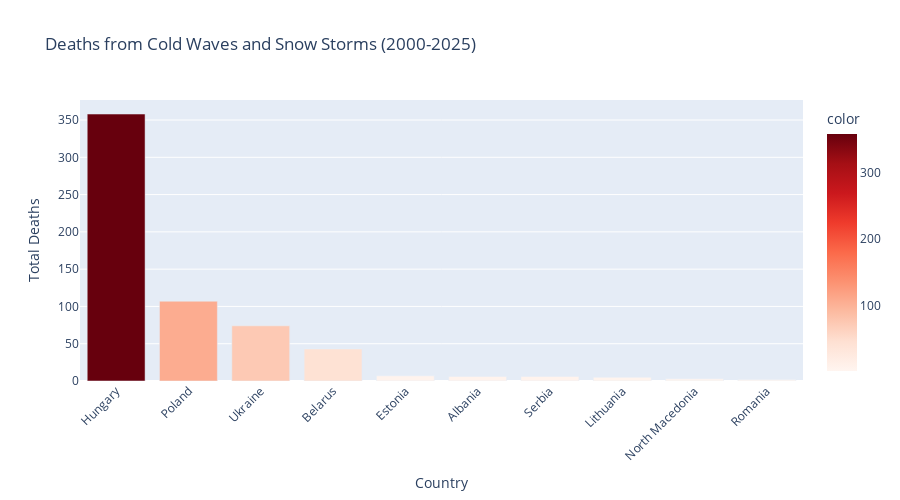

Here is the notebook cell this chart was saved with:
### Code cell
# Visualize deaths by country
if len(impacts_df) > 0 and 'deaths_by_country' in dir():
    if len(deaths_by_country) > 0:
        fig = px.bar(
            x=deaths_by_country.index,
            y=deaths_by_country.values,
            title='Deaths from Cold Waves and Snow Storms (2000-2025)',
            labels={'x': 'Country', 'y': 'Total Deaths'},
            color=deaths_by_country.values,
            color_continuous_scale='Reds'
        )
        fig.update_layout(
            xaxis_tickangle=-45,
            height=500
        )
        fig.show()

### Figure 1 — Plotly figure (JSON) as saved in the notebook; plotly's stock layout.template omitted (floating-point values rounded to 4 significant figures)
{"data": [{"hovertemplate": "Country=%{x}<br>Total Deaths=%{y}<br>color=%{marker.color}<extra></extra>", "legendgroup": "", "marker": {"color": [358.0, 107.0, 74.0, 43.0, 7.0, 6.0, 6.0, 5.0, 3.0, 2.0], "coloraxis": "coloraxis", "pattern": {"shape": ""}}, "name": "", "orientation": "v", "showlegend": false, "textposition": "auto", "type": "bar", "x": ["Hungary", "Poland", "Ukraine", "Belarus", "Estonia", "Albania", "Serbia", "Lithuania", "North Macedonia", "Romania"], "xaxis": "x", "y": [358.0, 107.0, 74.0, 43.0, 7.0, 6.0, 6.0, 5.0, 3.0, 2.0], "yaxis": "y"}], "layout": {"barmode": "relative", "coloraxis": {"colorbar": {"title": {"text": "color"}}, "colorscale": [[0, "rgb(255,245,240)"], [0.125, "rgb(254,224,210)"], [0.25, "rgb(252,187,161)"], [0.375, "rgb(252,146,114)"], [0.5, "rgb(251,106,74)"], [0.625, "rgb(239,59,44)"], [0.75, "rgb(203,24,29)"], [0.875, "rgb(165,15,21)"], [1, "rgb(103,0,13)"]]}, "height": 500, "legend": {"tracegroupgap": 0}, "title": {"text": "Deaths from Cold Waves and Snow Storms (2000-2025)"}, "xaxis": {"anchor": "y", "domain": [0, 1], "tickangle": -45, "title": {"text": "Country"}}, "yaxis": {"anchor": "x", "domain": [0, 1], "title": {"text": "Total Deaths"}}}}
